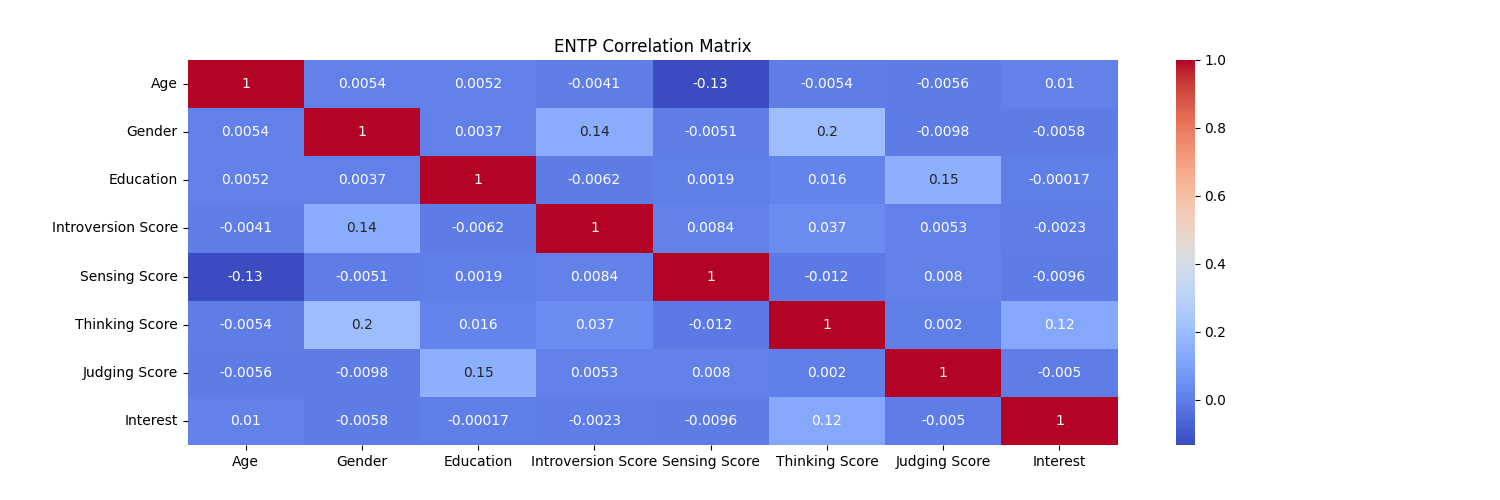
#> input picture web_app/backend/img/corr_mbti_ENTP.png, 1500 x 500 px, found by its file name
$ python crop.py
#> lines starting #> are read from the running program, lines starting #| are printed output that depends on the picture
from PIL import Image
img = Image.open('web_app/backend/img/corr_mbti_ENTP.png')
#> img is the input picture: PIL image 1500x500 RGBA; mean R, G, B, A 185.1, 187.2, 230.9, 255

box = (0, 0, 1300, 500)
img = img.crop(box)
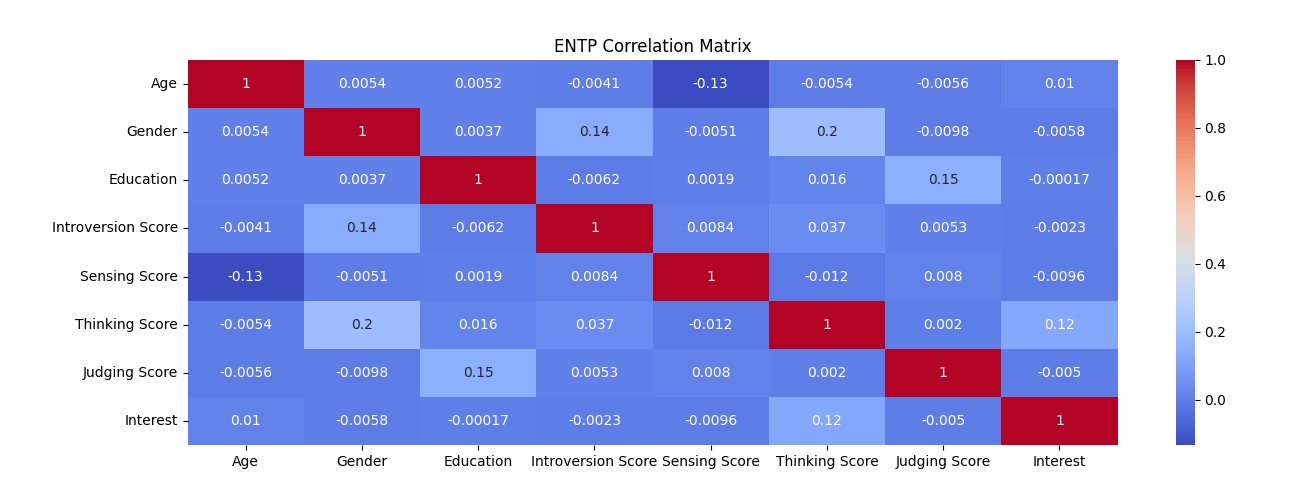
#> img: PIL image 1300x500 RGBA; mean R, G, B, A 174.4, 176.7, 227.2, 255
img.show()

$ run again, with web_app/backend/img/corr_education_0.png copied over web_app/backend/img/corr_mbti_ENTP.png
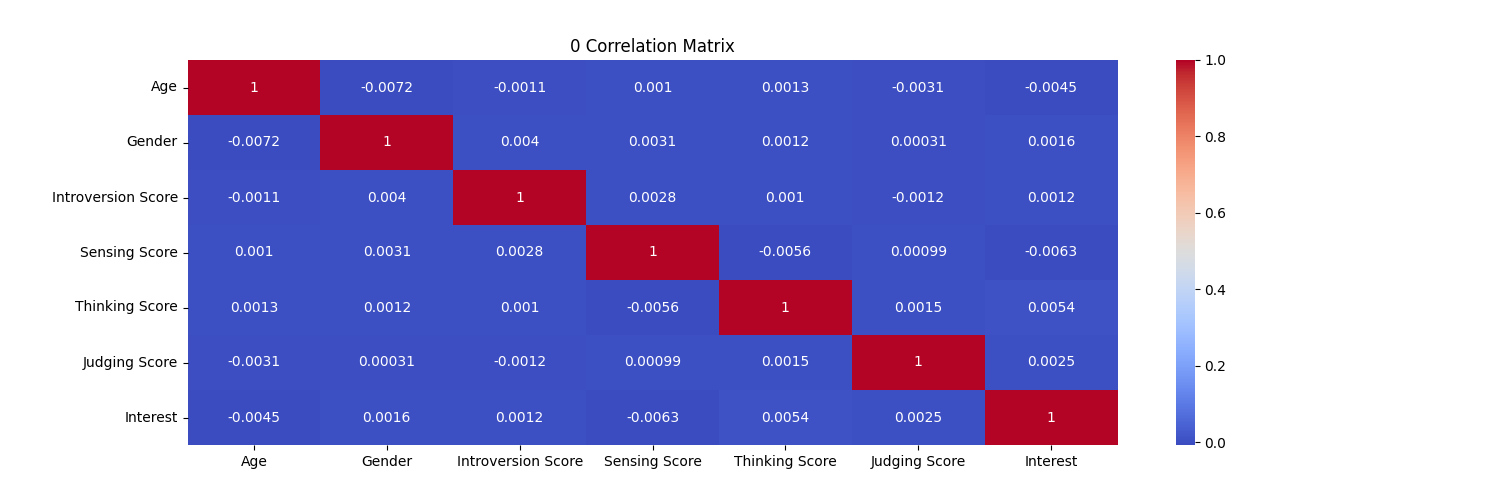
#> input picture web_app/backend/img/corr_education_0.png, 1500 x 500 px, found by its file name
#> img is the input picture: PIL image 1500x500 RGBA; mean R, G, B, A 169.7, 164.8, 213.7, 255
#> `img = img.crop(box)`:
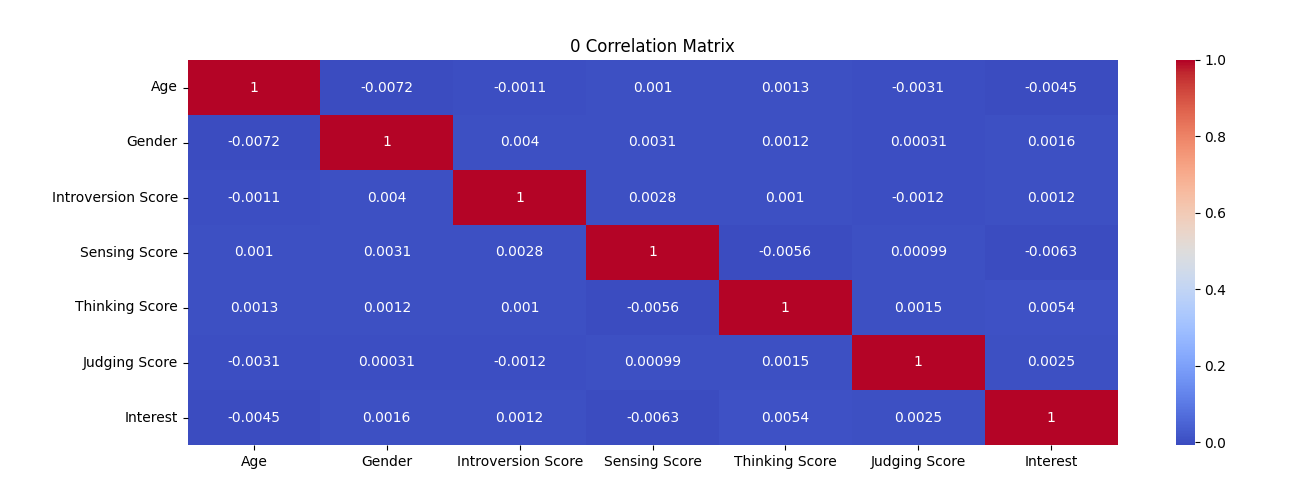
#> img: PIL image 1300x500 RGBA; mean R, G, B, A 156.5, 150.9, 207.3, 255
